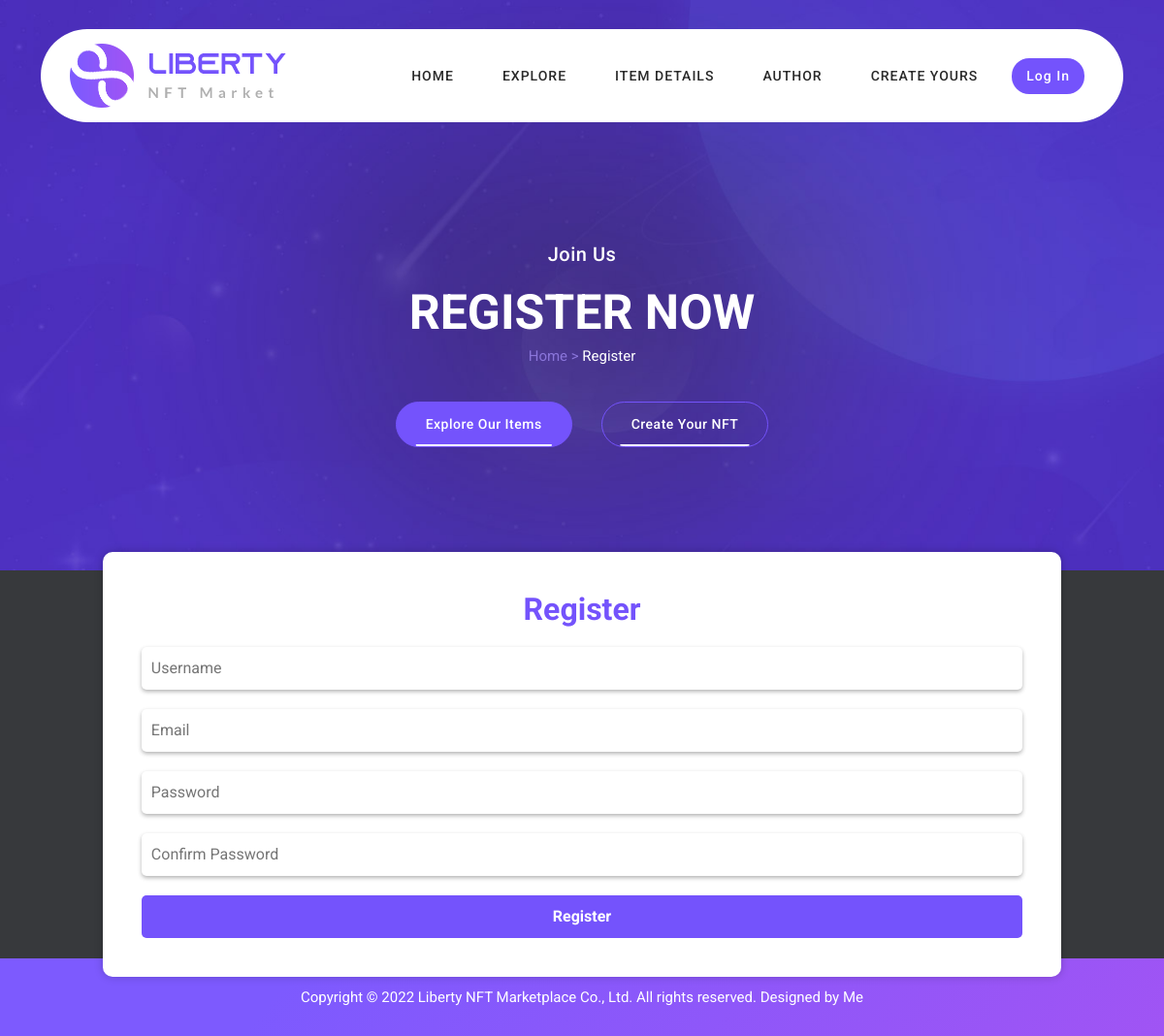
The page /register_request/ on the database its author committed.
### main/models.py (models this page shows)
class Header(models.Model):
    img = models.ImageField('Header Logo Image', upload_to='images')
    path1 = models.CharField('Header Path 1', max_length=50)
    path2 = models.CharField('Header Path 2', max_length=50)
    path3 = models.CharField('Header Path 3', max_length=50)
    path4 = models.CharField('Header Path 4', max_length=50)
    path5 = models.CharField('Header Path 5', max_length=50)
    class Meta:
        verbose_name = 'Header'
        verbose_name_plural = 'Header'

class GeneralTitle(models.Model):
    title1 = models.CharField('General Title 1', max_length=50)
    subtitle1 = models.CharField('General Title Subtitle 1', max_length=80)
    page_name1 = models.CharField('General Title Page Name 1', max_length=50)
    title2 = models.CharField('General Title 2', max_length=50)
    subtitle2 = models.CharField('General Title Subtitle 2', max_length=80)
    page_name2 = models.CharField('General Title Page Name 2', max_length=50)
    title3 = models.CharField('General Title 3', max_length=50)
    subtitle3 = models.CharField('General Title Subtitle 3', max_length=80)
    page_name3 = models.CharField('General Title Page Name 3', max_length=50)
    title4 = models.CharField('General Title 4', max_length=50)
    subtitle4 = models.CharField('General Title Subtitle 4', max_length=80)
    page_name4 = models.CharField('General Title Page Name 4', max_length=50)
    title4 = models.CharField('General Title 4', max_length=50)
    subtitle4 = models.CharField('General Title Subtitle 4', max_length=80)
    page_name4 = models.CharField('General Title Page Name 4', max_length=50)
    title5 = models.CharField('General Title 5', max_length=50)
    subtitle5 = models.CharField('General Title Subtitle 5', max_length=80)
    page_name5 = models.CharField('General Title Page Name 5', max_length=50)
    title6 = models.CharField('General Title 6', max_length=50)
    subtitle6 = models.CharField('General Title Subtitle 6', max_length=80)
    page_name6 = models.CharField('General Title Page Name 6', max_length=50)
    btn_name1 = models.CharField('General Title Button Name 1', max_length=50)
    btn_name2 = models.CharField('General Title Button Name 2', max_length=50)

class Footer(models.Model):
    text = models.TextField('Footer Text')
    class Meta:
        verbose_name = 'Footer'
        verbose_name_plural = 'Footer'

### main/views.py (the view, shortened to what this page needs)
# urls.py: path('register_request/', views.register_request, name='register_request'),
def register_request(request):
	form = NewUserForm()
	return render(request=request, template_name="main/register.html", context={
		"register_form":form,
        'header_content':double_content()[0],
        'titles':double_content()[1],
        'footer':double_content()[2],
        'general_title':double_content()[3],
        'link':'login'
    })

### main/forms.py (shortened to what this page needs)
class NewUserForm(UserCreationForm):
	email = forms.EmailField(required=True)
	class Meta:
		model = User
		fields = ("username", "email", "password1", "password2")

### main/views.py (called while the page is built)
def double_content():
    header_content = Header.objects.all()[0]
    titles = Title.objects.all()[0]
    footer = Footer.objects.all()[0]
    general_title = GeneralTitle.objects.all()[0]
    homepage_nft = YourNft.objects.all()[0]
    homepage_nft_content = YourNftContent.objects.all()
    return [header_content, titles, footer, general_title, homepage_nft, homepage_nft_content]

### main/templates/main/register.html (shortened to what this page needs)
{% extends 'main/base.html' %}
    {% block body %}
    <div class="page-heading normal-space">
      <div class="container">
        <div class="row">
          <div class="col-lg-12">
            <h6>{{ general_title.title6 }}</h6>
            <h2>{{ general_title.subtitle6 }}</h2>
            <span>Home > <a href="#">{{ general_title.page_name6 }}</a></span>
          <div class="buttons">
            <div class="main-button">
              <a href="{% url 'explore' %}">{{ general_title.btn_name1 }}</a>
            </div>
            <div class="border-button">
              <a href="{% url 'create' %}">{{ general_title.btn_name2 }}</a>
            </div>
          </div>
        </div>
      </div>
      </div>
      </div>
      <div class="register_container">
        <form class="register-form" action="#" method="post">
          <h2>Register</h2>
          <input type="text" name="username" placeholder="Username" required>
          <input type="email" name="email" placeholder="Email" required>
          <input type="password" name="password1" placeholder="Password" required>
          <input type="password" name="password2" placeholder="Confirm Password" required>
          <button type="submit">Register</button>
        </form>
      </div>
    {% endblock %}

### main/templates/main/base.html (shortened to what this page needs)
{% load static %}
<!DOCTYPE html>
<html lang="en">
  <head>
    <link href="{% static 'vendor/bootstrap/css/bootstrap.min.css' %}" rel="stylesheet">
    <link rel="stylesheet" href="{% static 'assets/css/fontawesome.css' %}">
    <link rel="stylesheet" href="{% static 'assets/css/templatemo-liberty-market.css' %}">
    <link rel="stylesheet" href="{% static 'assets/css/owl.css' %}">
    <link rel="stylesheet" href="{% static 'assets/css/animate.css' %}">
    <link rel="stylesheet"href="https://unpkg.com/swiper@7/swiper-bundle.min.css"/>
    <link rel="stylesheet" href="../../static/assets/css/style.css">
  </head>
<body>
  <header class="header-area header-sticky">
    <div class="container">
        <div class="row">
            <div class="col-12">
                <nav class="main-nav">
                    <a href="{% url 'index' %}" class="logo">
                        <img src="{{ header_content.img.url }}" alt="">
                    </a>
                    <ul class="nav">
                        <li><a href="{% url 'index' %}" class="{% if link  == 'index' %}active{% endif %}">{{ header_content.path1 }}</a></li>
                        <li><a href="{% url 'explore' %}" class="{% if link == 'explore' %}active{% endif %}">{{ header_content.path2 }}</a></li>
                        <li><a href="/detail/1/" class="{% if link == 'index_detail' %}active{% endif %}">{{ header_content.path3 }}</a></li>
                        <li><a href="{% url 'author' %}" class="{% if link == 'author' %}active{% endif %}">{{ header_content.path4 }}</a></li>
                        <li><a href="{% url 'create' %}" class="{% if link == 'create' %}active{% endif %}">{{ header_content.path5 }}</a></li>
                        {% if user.is_authenticated %}
                          <li><a href="{% url 'logout' %}">Log Out</a></li>
                        {% else %}
                          <li><a href="{% url 'login_request' %}" class="{% if link == 'login' %}active{% endif %}">Log In</a></li>
                        {% endif %}
                      </ul>
                </nav>
            </div>
        </div>
    </div>
  </header>
    {% block body %}{% endblock %}
  <footer>
    <div class="container">
      <div class="row">
        <div class="col-lg-12">
          <p>{{ footer.text }}</p>
        </div>
      </div>
    </div>
  </footer>
  </body>
</html>

### main/static/assets/css/style.css (style rules this page uses)
.register_container { height: 50vh; display: flex; align-items: center; justify-content: center; background-color: #37393C; }
.register-form { background-color: #fff; padding: 40px; border-radius: 10px; box-shadow: 0 0 10px rgba(0, 0, 0, 0.2); }
.register-form h2 { color: #7453FC; text-align: center; margin: 0 0 20px 0; }
.register-form input[type="text"], .register-form input[type="password"], .register-form input[type="email"] { width: 100%; padding: 10px; margin-bottom: 20px; border-radius: 5px; border: solid 1px gray; border: none; box-shadow: 0 2px 4px rgba(1, 1, 1, 0.3); outline: none; }
.register-form button[type="submit"] { width: 100%; padding: 10px; border-radius: 5px; border: none; background-color: #7453FC; color: #fff; font-weight: bold; cursor: pointer; }

### rows shown on the page
Header: img (picture), path1 "HOME", path2 "EXPLORE", path3 "ITEM DETAILS", path4 "AUTHOR", path5 "CREATE YOURS"
GeneralTitle: title6 "Join Us", subtitle6 "REGISTER NOW", page_name6 "Register", btn_name1 "Explore Our Items", btn_name2 "Create Your NFT"
Footer: text "Copyright © 2022 Liberty NFT Marketplace Co., Ltd. All rights reserved. Designed by Me"
